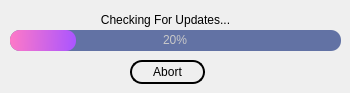
       <widget class="QWidget" name="page_4">
        <widget class="QProgressBar" name="progressBar">
         <property name="geometry">
          <rect>
           <x>10</x>
           <y>30</y>
           <width>331</width>
           <height>21</height>
          </rect>
         </property>
         <property name="styleSheet">
          <string notr="true">QProgressBar{
  
	background-color: rgb(98, 114, 164);
    color: rgb(200, 200, 200);
    border-style: none;
    border-radius: 10px;
    text-align: center;
}

QProgressBar::Chunk{
   border-radius: 10px;
   background-color: qlineargradient(spread:pad, x1:0, y1:0.511364, x2:1, y2:0.523, stop:0 rgba(254, 121, 199,       255), stop:1 rgba(170, 85, 255, 255));
}</string>
         </property>
         <property name="value">
          <number>20</number>
         </property>
        </widget>
        <widget class="QLabel" name="label_2">
         <property name="geometry">
          <rect>
           <x>90</x>
           <y>10</y>
           <width>151</width>
           <height>20</height>
          </rect>
         </property>
         <property name="text">
          <string>Checking For Updates...</string>
         </property>
         <property name="alignment">
          <set>Qt::AlignCenter</set>
         </property>
        </widget>
        <widget class="QPushButton" name="pushButton_8">
         <property name="geometry">
          <rect>
           <x>130</x>
           <y>60</y>
           <width>75</width>
           <height>24</height>
          </rect>
         </property>
         <property name="cursor">
          <cursorShape>PointingHandCursor</cursorShape>
         </property>
         <property name="styleSheet">
          <string notr="true">QPushButton{
  border: 1.5px solid black;
  border-radius: 12px;
  padding: 5px;
}
QPushButton:hover{
  background-color: rgb(213, 213, 213);  
}
</string>
         </property>
         <property name="text">
          <string>Abort</string>
         </property>
        </widget>
       </widget>
